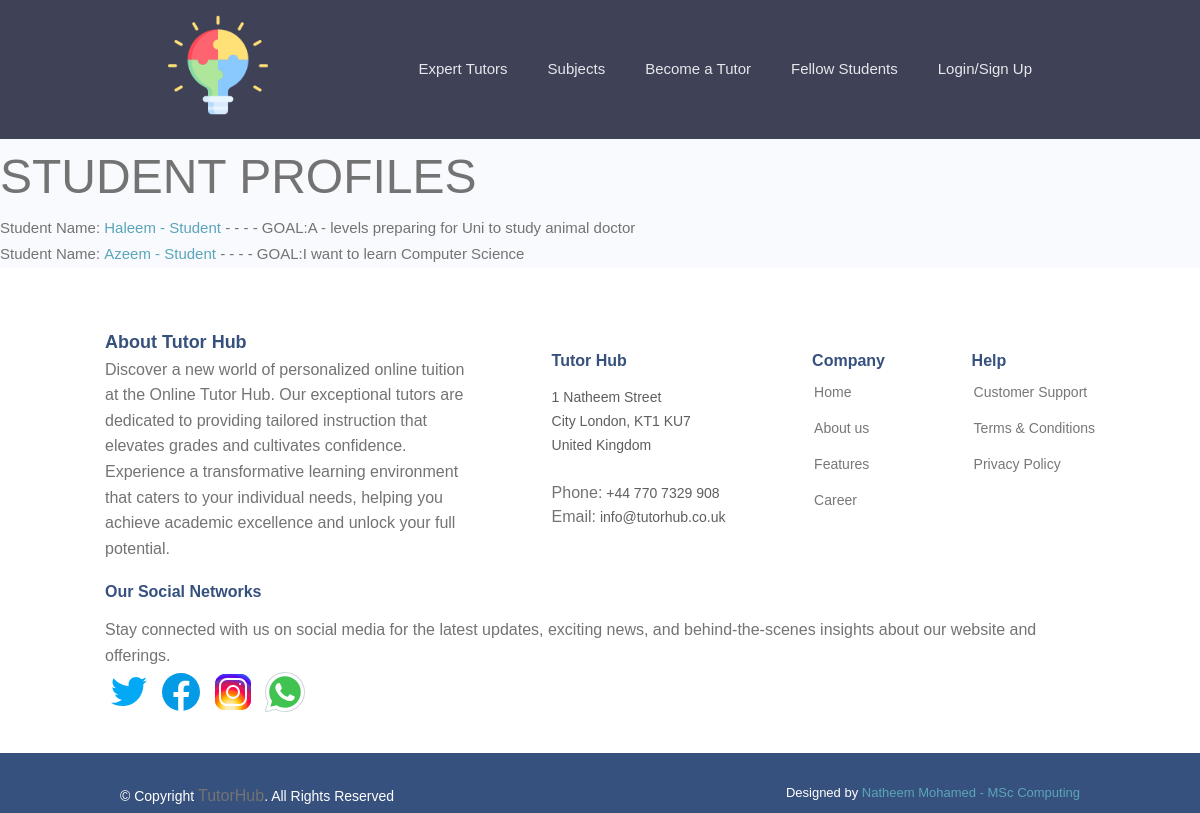
The page /student-profiles on the database as committed earlier.
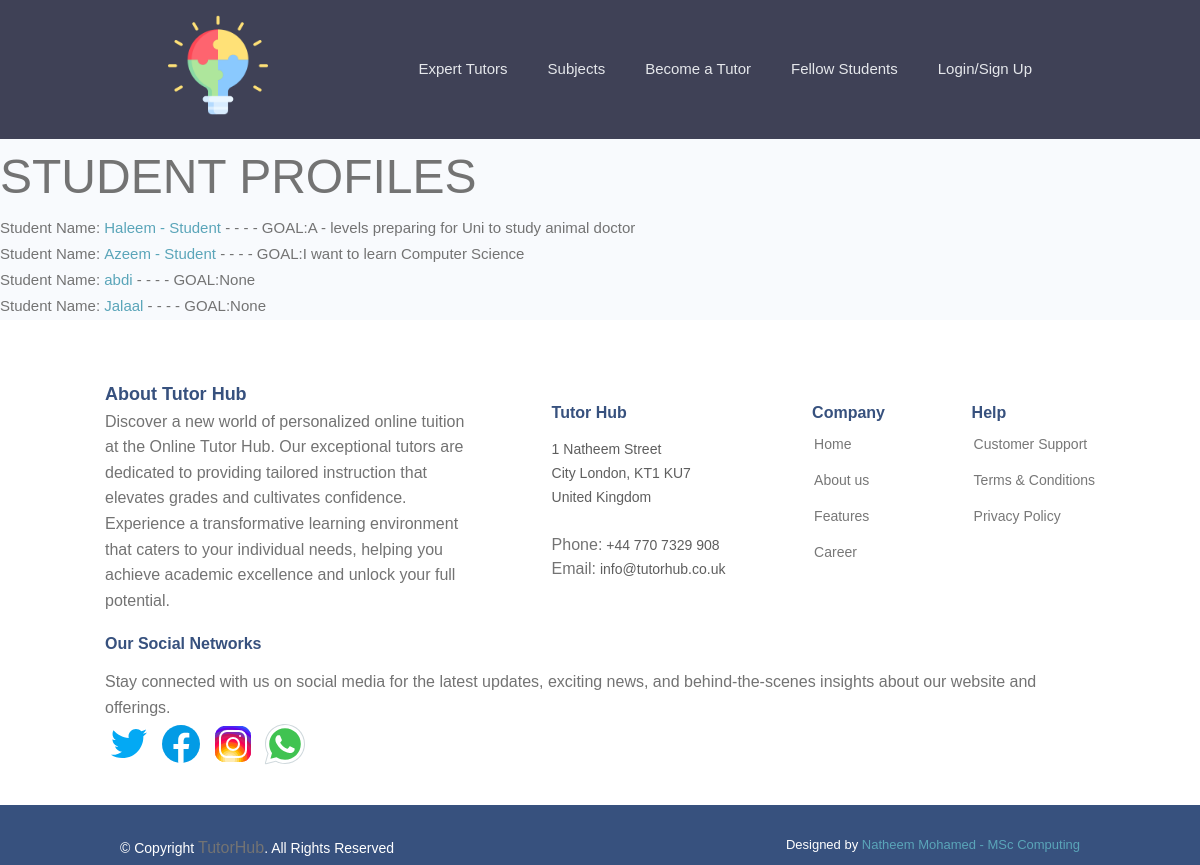
The same page on the database as committed later.
### userprofile/models.py (models this page shows, shortened)
class StudentProfile(models.Model):
    user = models.OneToOneField(settings.AUTH_USER_MODEL, on_delete=models.CASCADE,
                                       null=True, blank=True)
    email = models.EmailField(max_length=500, blank=True, null=True)
    username = models.CharField(max_length=200, blank=True, null=True)
    name = models.CharField(max_length=200, blank=True, null=True)
    first_name = models.CharField(max_length=300, blank=True, null=True)
    last_name = models.CharField(max_length=300, blank=True, null=True)
    short_goal = models.CharField(max_length=200, blank=True, null=True)
    bio = models.TextField(blank=True, null=True)
    EDUCATION_LEVEL = (
        ('Year 7', 'Year 7 KS3'),
        ('Year 8', 'Year 8 KS3'),
        ('Year 9', 'Year 9 KS3'),
        ('Year 10', 'Year 10 KS4'),
        ('Year 11', 'Year 11 KS4'),
        ('Year 12', 'Year 12 KS5'),
        ('Year 13', 'Year 13 KS5'),
    )
    education = models.CharField(max_length=200, choices=EDUCATION_LEVEL)
    interested_subjects = models.ManyToManyField('Subject',blank=True)
    profile_image = models.ImageField(null=True, blank=True, upload_to='student-profile-img/',
                                      default="defaultprofileimg/default.png")
    created = models.DateTimeField(auto_now_add=True)
    id = models.UUIDField(default=uuid.uuid4, unique=True, primary_key=True, editable=False)
    parent_name = models.CharField(max_length=150, blank=True, null=True)
    parent_email = models.EmailField(max_length=500, blank=True, null=True)
    parent_phone = models.CharField(max_length=20, blank=True, null=True)
    PREFERRED_AVAILABILITY_CHOICES = [
        ('Weekday mornings', 'Weekday mornings'),
        ('Weekday afternoons', 'Weekday afternoons'),
        ('Weekday evenings', 'Weekday evenings'),
        ('Weekends mornings', 'Weekends mornings'),
        ('Weekends afternoons', 'Weekends afternoons'),
        ('Weekends evenings', 'Weekends evenings'),
    ]
    preferred_availability = models.CharField(
        max_length=100, choices=PREFERRED_AVAILABILITY_CHOICES, blank=True, null=True
    )

### userprofile/views.py (the view)
# urls.py: path('student-profiles', views.studentProfiles, name="student-profiles"),
def studentProfiles(request):
    students = StudentProfile.objects.all()
    context = {'students': students}
    return render (request, 'userprofile/student-profiles.html', context)

### userprofile/templates/userprofile/student-profiles.html
{% extends 'main.html' %}
{% block content %}
<h1> STUDENT PROFILES</h1>
<ul>
    {% for student in students %}
        <li> Student Name: <a href="{% url 'student' student.id %}">{{student.username}}</a> - - - - GOAL:{{student.short_goal}}</li>
    {% endfor %}
</ul>
{% endblock content %}

Rows that differ between the two databases and show on the page:
added StudentProfile: username "abdi", short_goal "None"
added StudentProfile: username "Jalaal", short_goal "None"
